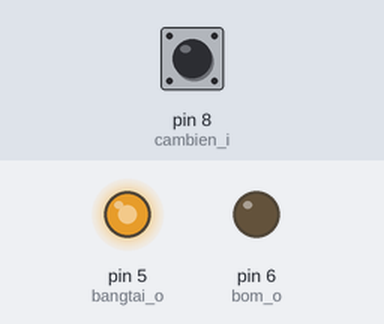
Bench run of a sketch on a simulated Arduino Uno, built with avr-gcc and run on an emulated ATmega328P. Shown: output pins drawn as LEDs (lit = HIGH). The inputs (shaded band) are chosen by the test bench; at power-on: pin 8 (cambien_i) HIGH.

Above: at 1.2 s.
1.3 s: pin 8 (cambien_i) pulled LOW for 0.15 s
At 2.3 s:
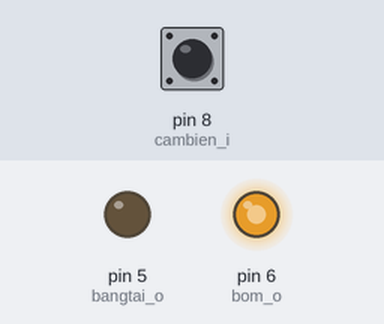
4.4 s: pin 8 (cambien_i) pulled LOW for 1 s
At 6.45 s:
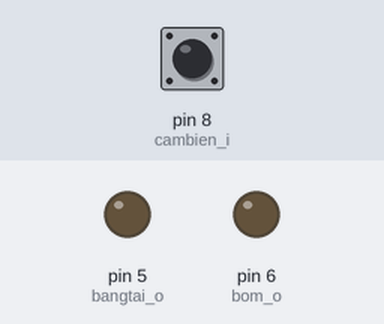
8.0 s: pin 8 (cambien_i) pulled LOW for 3.2 s
At 8.6 s:
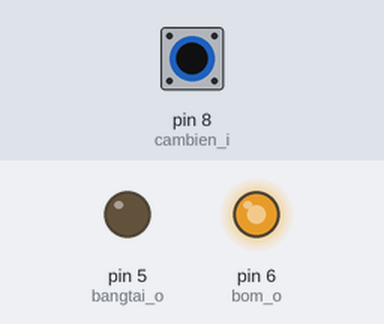
Timing chart, 0 to 11.6 s (numbered marks = the images above; inputs shaded):
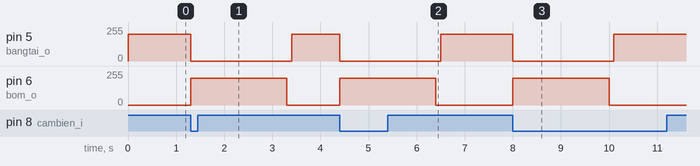

The sketch:

phat_code_mau.ino
```cpp
// Định nghĩa chân kết nối. có thể thay đổi tùy vào phần cứng
#define cambien_i   8
#define bangtai_o   5
#define bom_o       6

// Định nghĩa giá trị thay thế cho trạng thái cảm bi
#define KHONG_DOI    0
#define XUNG_LEN     1
#define XUNG_XUONG   2

// khai báo biến lưu trạng thái cảm biến
int cambien_st   = KHONG_DOI;
bool cambien_cur  = false;
bool cambien_last = false;

void setup() {

  /*Cảm biến
	  Kết nối chân output của cảm biến với 1 chân digital của arduno
	  ví dụ với chân D8
  */
  pinMode(cambien_i,INPUT_PULLUP); // Cấu hình chân D8 đọc cảm biến

  /*Động cơ băng tải
	  Kết nối chân in của driver điều khiển động cơ với chân 5 (pwm)
  */
  pinMode(bangtai_o,OUTPUT);   // Cấu hình chân output cấp xung điều khiển driver động cơ băng tải
  analogWrite(bangtai_o,200);  // Xuất xung pwm với duty = (200)*0.255%. Duty càng lớn tốc độ càng nhanh. range: 0 -> 255

  /*Động cơ bơm
	  Kết nối chân in của driver điều khiển động cơ với chân 6 (pwm)
  */
  pinMode(bom_o,OUTPUT);  // Cấu hình chân output cấp xung điều khiển driver động cơ bơm
  analogWrite(bom_o,0);   // Xuất xung pwm với duty = (0)*0.255%. Duty càng lớn tốc độ càng nhanh. range: 0 -> 255

  cambien_cur = (bool)digitalRead(cambien_i); // Đọc trạng thái cảm biến
  cambien_last = (bool)digitalRead(cambien_i);
}

void loop() {
  /* Đọc và xử lý tín hiệu cảm biến */
  cambien_cur = (bool)digitalRead(cambien_i);

  if (cambien_cur == false & cambien_last == true){
	  cambien_st = XUNG_LEN;
	  cambien_last = cambien_cur;
  }
  else if (cambien_cur == true & cambien_last == false){
	  cambien_st = XUNG_XUONG;
	  cambien_last = cambien_cur;
  }
  else{
	  cambien_st = KHONG_DOI;
  }

  /* Điều khiển băng tải và bơm */
  // phát hiện xung cạnh lên của cảm biến. giả sử cảm biến phát hiện vật trả về true, không trả về false.
  if (cambien_st == XUNG_LEN){
	  analogWrite(bangtai_o,0);		// Dừng băng tải.
	  analogWrite(bom_o,200);			// bật đông cơ bơm. thay đổi số 200 để điều chỉnh tốc độ động cơ bơm
	  delay(2000);						    // chờ 2000ms (2s).
	  analogWrite(bom_o,0);				// tắt động cơ bơm.
	  delay(100);						      // chờ 100ms để đảm bảo nước trong vòi chảy hết mới chạy băng tải.
	  analogWrite(bangtai_o,200);	// cho băng tải chạy lại
  }
}
```

Measured:
- after the input at 1.3 s, pin 5 (bangtai_o): 200/255 → 0/255 at once, → 200/255 2.1 s later; pin 6 (bom_o): 0/255 → 200/255 at once, → 0/255 2.0 s later
- after the input at 4.4 s, pin 5 (bangtai_o): 200/255 → 0/255 at once, → 200/255 2.1 s later; pin 6 (bom_o): 0/255 → 200/255 at once, → 0/255 2.0 s later
- after the input at 8.0 s, pin 5 (bangtai_o): 200/255 → 0/255 at once, → 200/255 2.1 s later; pin 6 (bom_o): 0/255 → 200/255 at once, → 0/255 2.0 s later
